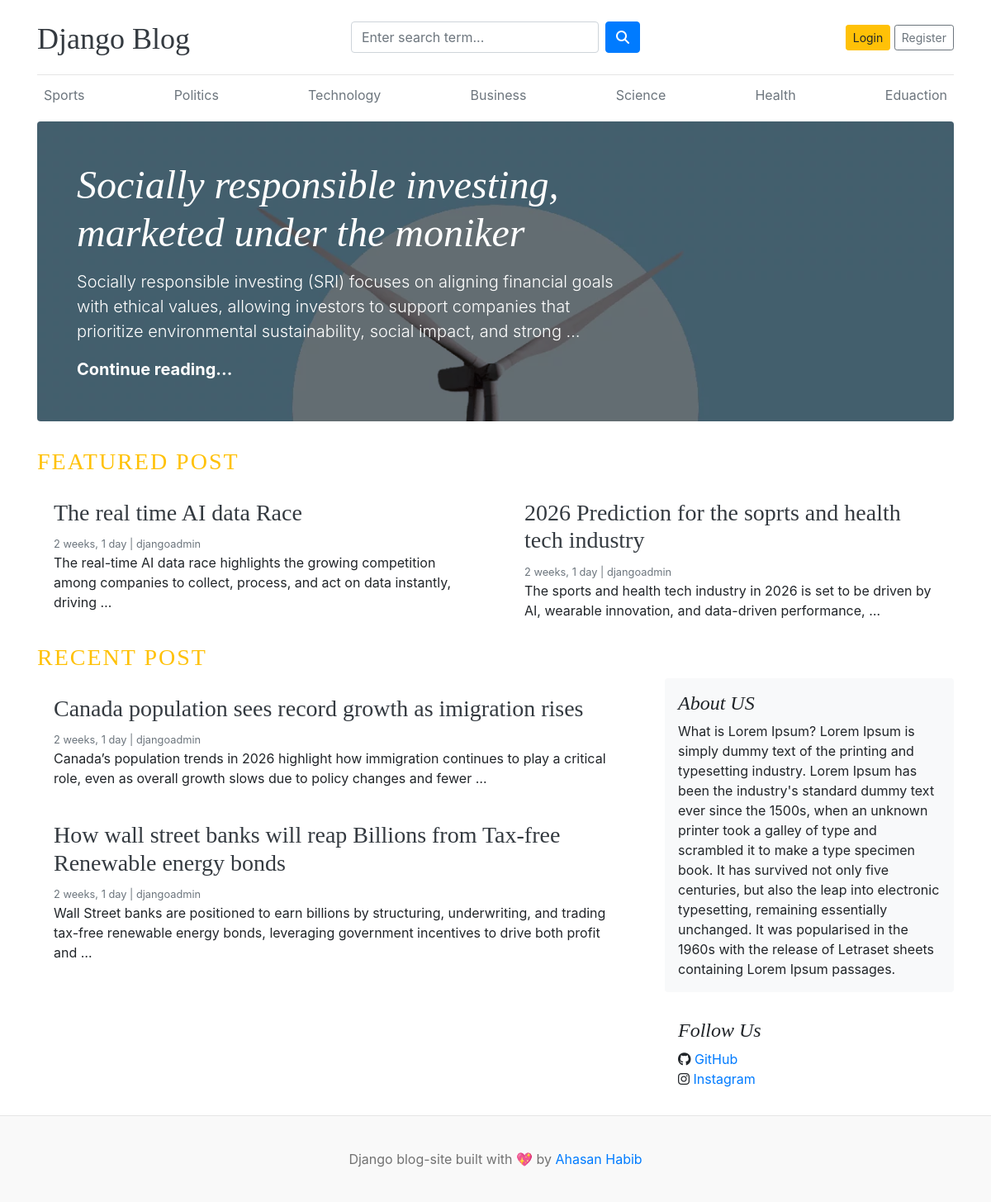
The page / on the database its author committed.
### blogs/models.py (models this page shows, shortened)
class Category(models.Model):
    category_name = models.CharField(max_length = 50, unique= True)
    created_at = models.DateTimeField(auto_now_add=True)
    updated_at = models.DateTimeField(auto_now=True)
    class Meta:
        verbose_name_plural = 'Categories'

class Blog(models.Model):
        title = models.CharField(max_length=200)
        slug = models.SlugField(max_length=150, unique=True, blank=True)
        category = models.ForeignKey(Category, on_delete=models.CASCADE, max_length=100)
        author = models.ForeignKey(User , on_delete=models.CASCADE)
        featured_image = models.ImageField(upload_to='uploads/%Y/%m/%d')
        short_description = models.TextField(max_length=500)
        blog_body = models.TextField(max_length=2000)
        status = models.CharField(max_length=20, choices=STATUS_CHOICES, default="Draft")
        is_featured = models.BooleanField(default=False)
        created_at = models.DateTimeField(auto_now_add=True)
        updated_at = models.DateTimeField(auto_now=True)

### assignments/models.py (models this page shows, shortened)
class About(models.Model):
    about_heading = models.CharField(max_length=25)
    about_description = models.TextField(max_length=500)
    created_at = models.DateTimeField(auto_now_add=True)
    updated_at = models.DateTimeField(auto_now=True)
    class Meta:
        verbose_name_plural = 'About'

### blog_main/views.py (the view)
# urls.py: 2. Add a URL to urlpatterns:  path('', views.home, name='home')
def home(request):
    featured_posts = Blog.objects.filter(is_featured=True, status ='Published').order_by('updated_at')
    posts = Blog.objects.filter(is_featured = False, status ='Published')
    try:
        about = About.objects.get()
    except:
        about = None
    context = {
        'featured_posts': featured_posts,
        'posts' : posts,
        'about' : about,
    }
    return render(request,'home.html',context)

### blogs/context_processors.py (called while the page is built)
def get_categories(request):
    categories = Category.objects.all()
    return dict(categories=categories)

def social_links(request):
    return {'social_links': SocialLink.objects.all()}

### templates/home.html
{% extends "base.html" %}
{% block content %}
{% for post in featured_posts  %}
{%if forloop.first%}
<div class="jumbotron p-3 p-md-5 text-white rounded bg-dark" style="background-image: url({{post.featured_image.url}});background-blend-mode: overlay;background-size:cover;">
    <div class="col-md-8 px-0">
      <h1 class="display-4 font-italic">{{post.title}}</h1>
      <p class="lead my-3">{{post.short_description | truncatewords:25}}</p>
      <p class="lead mb-0"><a href="{% url 'blogs' post.slug %}" class="text-white font-weight-bold">Continue reading...</a></p>
    </div>
  </div>
{% endif %}
{% endfor %}
 <h3 class="text-uppercase text-warning" style="letter-spacing: 2px">Featured Post</h3>
  <div class="row mb-2">
    {% for post in featured_posts  %}
    {% if not forloop.first %}
    <div class="col-md-6">
      <div class="card border-0" >
        <div class="card-body">
          <h3> <a href="{% url 'blogs' post.slug %}" class='text-dark'>{{post.title}}</a></h3>
          <small class="mb-1 text-muted">{{post.created_at | timesince}} | {{post.author}}</small>
          <p class="card-text">{{post.short_description | truncatewords:20}}</p>
        </div>
      </div>
    </div>
    {% endif %}
    {% endfor %}
  </div>
  <h3 class="text-uppercase text-warning" style="letter-spacing: 2px">Recent Post</h3>
  <main role="main" class="container p-0">
    <div class="row">
      <div class="col-md-8 blog-main">
        {% for post in posts  %}
        <div class="card border-0" >
        <div class="card-body">
          <h3> <a href="{% url 'blogs' post.slug %}" class='text-dark'>{{post.title}}</a></h3>
          <small class="mb-1 text-muted">{{post.created_at | timesince}} | {{post.author}}</small>
          <p class="card-text">{{post.short_description | truncatewords:25}}</p>
        </div>
      </div>
         {% endfor %}
      </div>
      <aside class="col-md-4 blog-sidebar">
        <div class="p-3 mb-3 bg-light rounded">
          <h4 class="font-italic">{{about.about_heading}}</h4>
          <p class="mb-0">{{about.about_description}}</p>
        </div>
        <div class="p-3">
          <h4 class="font-italic">Follow Us</h4>
          <ol class="list-unstyled">
            <li><i class="fa-brands fa-github"></i> <a href="#">GitHub</a></li>
            <li><i class="fa-brands fa-instagram"></i> <a href="#">Instagram</a></li>
          </ol>
        </div>
      </aside>
    </div>
  </main>
</div>
{% endblock  %}

### templates/base.html (shortened to what this page needs)
{% load static %}
<!DOCTYPE html>
<html lang="en">
<head>
    <link href="https://getbootstrap.com/docs/4.0/dist/css/bootstrap.min.css" rel="stylesheet">
    <link href="{% static "css/blog.css" %}" rel="stylesheet">
    <link rel="stylesheet" href="https://cdnjs.cloudflare.com/ajax/libs/font-awesome/6.5.0/css/all.min.css">
    <link rel="stylesheet" href="https://cdnjs.cloudflare.com/ajax/libs/font-awesome/4.7.0/css/font-awesome.min.css">
  </head>
<body>
    <div class="container">
      <header class="blog-header py-3">
        <div class="row flex-nowrap justify-content-between align-items-center">
          <div class="col-4 pt-1">
            <a class="blog-header-logo text-dark" href="/">Django Blog</a>
          </div>
          <div class="col-4">
            <form action="{% url 'search' %}" method="GET">
              <div class="d-flex">
                        <input class="form-control mr-2" type="text" name ="keyword" value ="{{ keyword }}" placeholder="Enter search term..." />
                        <button type="submit" class="btn btn-primary " type="button" >
                          <i class="fa-solid fa-magnifying-glass"></i>
                        </button>
                    </div>
            </form>
          </div>
          <div class="col-4 d-flex justify-content-end align-items-center">
            {% if not user.is_authenticated %}
            <a class="btn btn-sm btn-warning" href="{% url 'login' %}">Login</a> &nbsp;
            <a class="btn btn-sm btn-outline-secondary" href="{% url 'register' %}">Register</a>
            {% else %}
            <span><a href="{% url 'dashboard' %}">Dashboard</a></span>
            &emsp;
            <span><a href="{% url 'logout'%}">Logout</a></span>
            {% endif %}
          </div>
        </div>
      </header>
      <div class="nav-scroller py-1 mb-2">
        <nav class="nav d-flex justify-content-between">
          {%for cat in categories %}
          <a class="p-2 text-muted" href="{% url 'posts_by_category' cat.id %}">{{cat.category_name}}</a>
          {% endfor %}
        </nav>
      </div>
{% block content %}
{% endblock  %}
<footer class="blog-footer">
  <p>Django blog-site built with &#128150 by <a href="#">Ahasan Habib</a></p>
</footer>
</body>
</html>

### blog_main/static/css/blog.css (style rules this page uses)
.blog-header { border-bottom: 1px solid #e5e5e5; }
.blog-header-logo { font-family: "Playfair Display", Georgia, "Times New Roman", serif; font-size: 2.25rem; }
h1, h2, h3, h4, h5, h6 { font-family: "Playfair Display", Georgia, "Times New Roman", serif; }
.display-4 { font-size: 2.5rem; }
@media (min-width: 768px) { .display-4 { font-size: 3rem; } }
.blog-footer { padding: 2.5rem 0; color: #727272; text-align: center; background-color: #f9f9f9; border-top: .05rem solid #e5e5e5; }
.blog-footer p:last-child { margin-bottom: 0; }

### rows shown on the page
Category: category_name "Sports"
Category: category_name "Politics"
Category: category_name "Technology"
Category: category_name "Business"
Category: category_name "Science"
Category: category_name "Health"
Category: category_name "Eduaction"
Blog: featured_image (picture), title "Socially responsible investing, marketed under the moniker", short_description "Socially responsible investing (SRI) focuses on aligning financial goals with ethical values, allowing investors to support companies that prioritize environmental sustainability, social impact, and strong …"
Blog: title "The real time AI data Race", created_at "2 weeks, 1 day", author "djangoadmin", short_description "The real-time AI data race highlights the growing competition among companies to collect, process, and act on data instantly, driving …"
Blog: title "2026 Prediction for the soprts and health tech industry", created_at "2 weeks, 1 day", author "djangoadmin", short_description "The sports and health tech industry in 2026 is set to be driven by AI, wearable innovation, and data-driven performance, …"
Blog: title "Canada population sees record growth as imigration rises", created_at "2 weeks, 1 day", author "djangoadmin", short_description "Canada’s population trends in 2026 highlight how immigration continues to play a critical role, even as overall growth slows due to policy changes and fewer …"
Blog: title "How wall street banks will reap Billions from Tax-free Renewable energy bonds", created_at "2 weeks, 1 day", author "djangoadmin", short_description "Wall Street banks are positioned to earn billions by structuring, underwriting, and trading tax-free renewable energy bonds, leveraging government incentives to drive both profit and …"
About: about_heading "About US", about_description "What is Lorem Ipsum? Lorem Ipsum is simply dummy text of the printing and typesetting industry. Lorem Ipsum has been the industry's standard dummy text ever since the 1500s, when an unknown printer took a galley of type and scrambled it to make a type specimen book. It has survived not only five centuries, but also the leap into electronic typesetting, remaining essentially unchanged. It was popularised in the 1960s with the release of Letraset sheets containing Lorem Ipsum passages."
